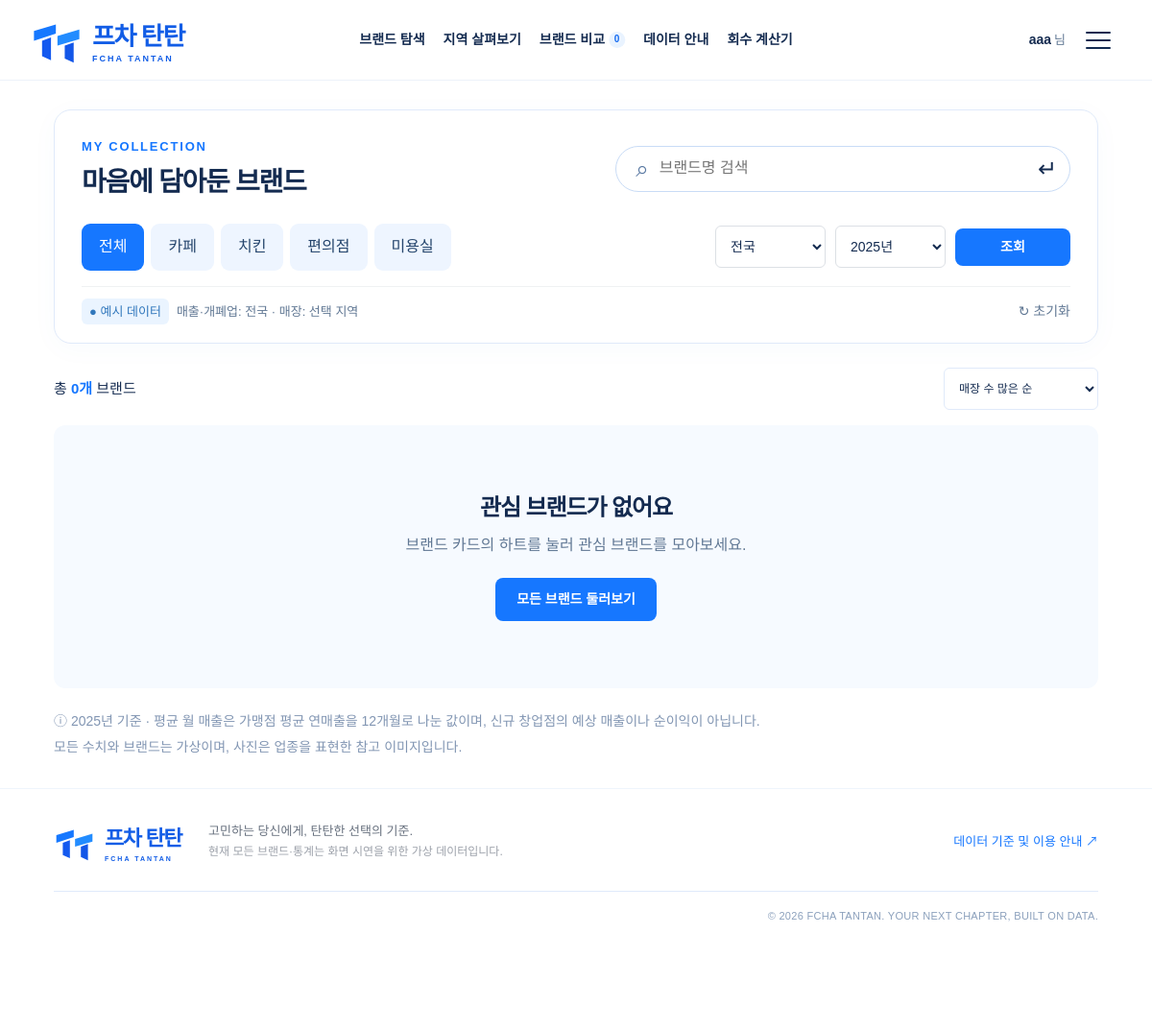
Before: /brands/bsaved/ (signed in) with the older database file.
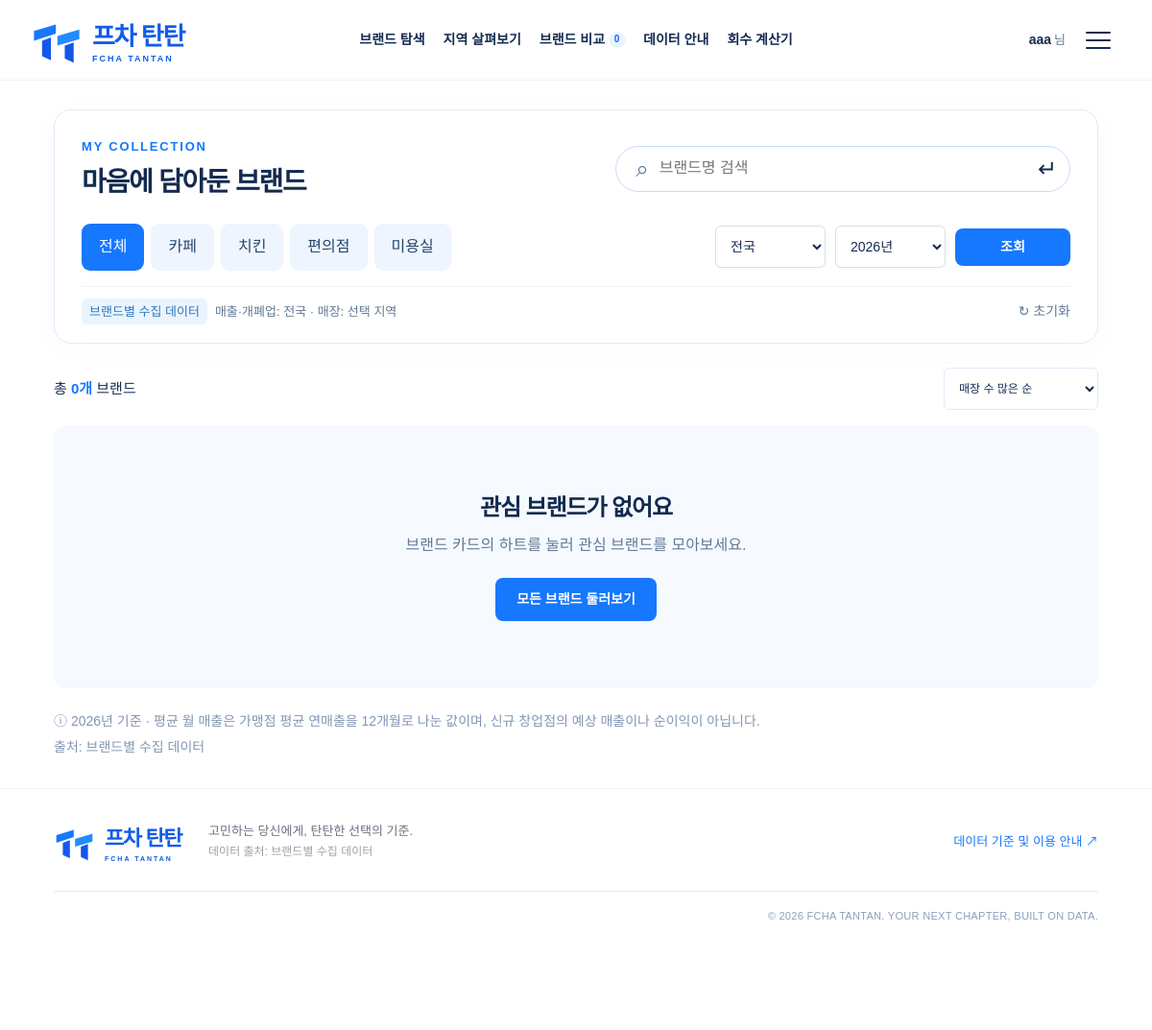
After: the same page with the newer database file.
### brands/models.py (models this page shows, shortened)
class AnnualStat(models.Model):
    brand = models.ForeignKey(Brand,on_delete=models.CASCADE,related_name='annual_stats')
    year = models.PositiveSmallIntegerField()
    stores = models.PositiveIntegerField(null=True,blank=True)
    direct_stores = models.PositiveIntegerField(null=True, blank=True) #추가
    total_stores = models.PositiveIntegerField(null=True, blank=True) #추가
    opened = models.PositiveIntegerField(null=True,blank=True)
    closed = models.PositiveIntegerField(null=True,blank=True)
    annual_sales_krw = models.PositiveBigIntegerField(null=True,blank=True)
    source_label = models.CharField(max_length=200)
    source_url = models.URLField(blank=True)
    updated_at = models.DateField(auto_now=True)
    class Meta:
        constraints = [models.UniqueConstraint(fields=['brand','year'],name='unique_brand_year')]
        ordering = ['year']

### brands/views.py (the view)
# urls.py: path('bsaved/', views.bsaved, name='bsaved'),
@login_required
@require_GET
def bsaved(request):
    return render(request, 'bsaved.html', list_context(request, saved_only=True))

### brands/views.py (called while the page is built)
def visible_brands():
    qs = Brand.objects.all()
    if qs.filter(is_demo=False).exists():
        qs = qs.filter(is_demo=False)
    return qs.prefetch_related('annual_stats__regional_stats').order_by('id')

### brands/templates/bsaved.html (shortened to what this page needs)
{% extends 'base.html' %}
{% block content %}
{% include 'includes/list_section.html' %}
{% endblock %}

### brands/templates/base.html (shortened to what this page needs)
{% load static %}<!doctype html><html lang="ko"><head>
<link rel="stylesheet" href="{% static 'css/style.css' %}"><link rel="stylesheet" href="{% static 'css/django.css' %}"><link rel="stylesheet" href="{% static 'css/renewal.css' %}?v=20261021-3">
<script src="{% static 'js/common.js' %}?v=20261021-3" defer></script>{% block head %}{% endblock %}</head><body>
<header class="header"><div class="nav-wrap">
<a href="{% url 'home:index' %}" class="logo" aria-label="프차 탄탄 홈">{% include 'includes/logo.html' %}</a>
<nav class="gnb" aria-label="주 메뉴">
<a href="{% url 'brands:blist' %}?year={{ year }}" {% if page == 'home' or page == 'list' or page == 'detail' %}class="active" aria-current="page"{% endif %}>브랜드 탐색</a>
<a href="{% url 'brands:bregion' %}?year={{ year }}" {% if page == 'regions' %}class="active" aria-current="page"{% endif %}>지역 살펴보기</a>
<a href="{% url 'brands:bcompare' %}?year={{ year }}" {% if page == 'compare' %}class="active" aria-current="page"{% endif %}>브랜드 비교 <span id="compare-count">{{ compare_ids|length }}</span></a>
<a href="{% url 'brands:guide' %}" {% if page == 'guide' %}class="active" aria-current="page"{% endif %}>데이터 안내</a>
<a href="{% url 'brands:calculator' %}?year={{ year }}" {% if page == 'calculator' %}class="active" aria-current="page"{% endif %}>회수 계산기</a>
</nav>
<div class="account-menu" data-account-menu>{% if request.user.is_authenticated %}<span class="header-nickname"><b>{{ request.user.first_name|default:request.user.username }}</b><span>님</span></span>{% endif %}<button class="menu-trigger" type="button" aria-label="회원 메뉴 열기" aria-controls="account-panel" aria-expanded="false"><span></span><span></span><span></span></button>
</div></div></header>
<main id="main" tabindex="-1">{% if messages %}<div class="container" role="status">{% for message in messages %}<p class="notice">{{ message }}</p>{% endfor %}</div>{% endif %}{% block content %}{% endblock %}</main>
<footer><div class="footer-inner"><a class="logo" href="{% url 'home:index' %}">{% include 'includes/logo.html' %}</a><p>고민하는 당신에게, 탄탄한 선택의 기준.<br><small>{% if is_demo %}현재 모든 브랜드·통계는 화면 시연을 위한 가상 데이터입니다.{% else %}데이터 출처: {{ source_label }}{% endif %}</small></p><a href="{% url 'brands:guide' %}">데이터 기준 및 이용 안내 ↗</a></div><div class="copyright">© 2026 FCHA TANTAN. YOUR NEXT CHAPTER, BUILT ON DATA.</div></footer>
{% block scripts %}{% endblock %}</body></html>

### brands/templates/includes/list_section.html (shortened to what this page needs)
{% load brand_format %}
<div class="container">
    <section class="section" id="brands">
        <form method="get" action="{{ request.path }}" id="filter-form">
            <div class="search-panel"><div class="section-head">
                <div>
                    <span class="eyebrow">{% if saved_only %}MY COLLECTION{% else %}FIND YOUR BRAND{% endif %}</span>
                    <h2>{% if saved_only %}마음에 담아둔 브랜드{% else %}어떤 시작을 찾고 있나요?{% endif %}</h2>
                </div>
                <div class="search-form">
                    <span aria-hidden="true">⌕</span>
                    <input name="query" value="{{ query }}" aria-label="브랜드명 검색" placeholder="브랜드명 검색">
                    <button aria-label="검색" type="submit">↵</button>
                </div>
            </div>
            <div class="filter-panel">
                <div class="filter-row">
                    <div class="chips">
                        {% for c in categories %}
                            <label class="chip {% if category == c %}active{% endif %}">
                                {{ c }}
                            </label>
                        {% endfor %}
                    </div>
                    <div class="selects">
                        <select name="region" aria-label="지역 선택">
                            <option value="전국">전국</option>
                        </select>
                        {% include 'includes/year_select.html' %}
                        <button class="button small" type="submit">조회</button>
                    </div>
                </div>
                <div class="filter-meta">
                    <span>{% include 'includes/badge.html' %} <span class="filter-scope">매출·개폐업: 전국 · 매장: 선택 지역</span></span>
                    <a class="reset" href="{{ request.path }}">↻ 초기화</a>
                </div>
            </div>
            </div><div class="result-toolbar">
                <span>총 <strong>{{ rows|length }}개</strong> 브랜드</span>
                <select name="sort" aria-label="정렬 방식">
                    {% for value,label in sorts %}<option value="{{ value }}" {% if sort == value %}selected{% endif %}>{{ label }}</option>{% endfor %}
                </select>
            </div>
        </form>
        <div class="cards">
            {% for row in rows %}
                {% include 'includes/brand_card.html' %}
            {% empty %}
                <div class="empty">
                    <h2>{% if saved_only %}관심 브랜드가 없어요{% else %}조건에 맞는 브랜드가 없어요{% endif %}</h2>
                    <p>{% if saved_only %}브랜드 카드의 하트를 눌러 관심 브랜드를 모아보세요.{% else %}검색어나 지역·업종 필터를 바꿔보세요.{% endif %}</p>
                    <a class="button" href="{% url 'brands:blist' %}">모든 브랜드 둘러보기</a>
                </div>
            {% endfor %}
        </div>
        <p class="data-note">ⓘ {{ year }}년 기준 · 평균 월 매출은 가맹점 평균 연매출을 12개월로 나눈 값이며, 신규 창업점의 예상 매출이나 순이익이 아닙니다.<br>{% if is_demo %}모든 수치와 브랜드는 가상이며, 사진은 업종을 표현한 참고 이미지입니다.{% else %}출처: {{ source_label }}{% endif %}</p>
    </section>
</div>

### brands/templates/includes/badge.html
<span class="demo-label">{% if is_demo %}● 예시 데이터{% else %}{{ source_label }}{% endif %}</span>

Changed rows visible on the page:
added AnnualStat: source_label "브랜드별 수집 데이터"
Other visible differences:
form field year: "2025년" → "2026년"
{{ year }}: "2025" → "2026"
text no longer shown: "● 예시 데이터 모든 수치와 브랜드는 가상이며, 사진은 업종을 표현한 참고 이미지입니다. 현재 모든 브랜드·통계는 화면 시연을 위한 가상 데이터입니다."
text now shown: "출처: 데이터 출처:"
